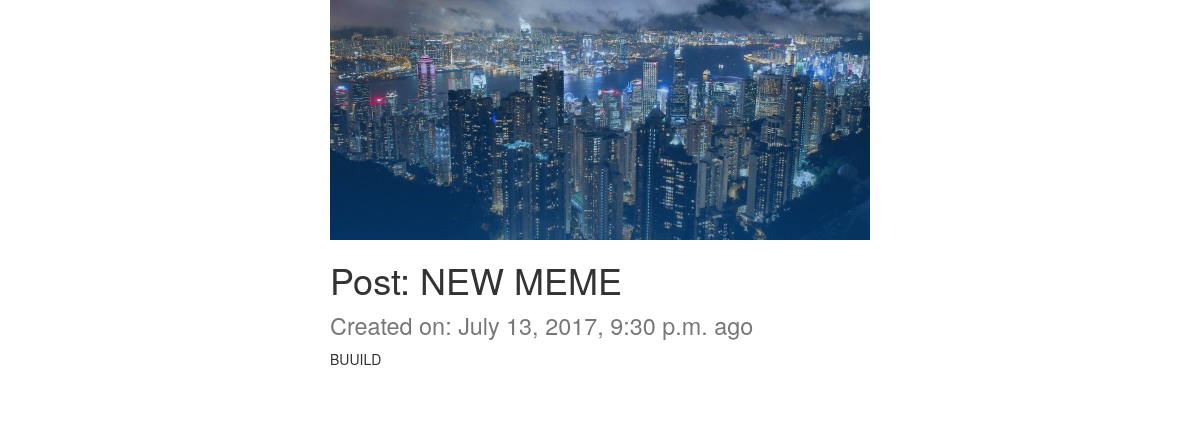
The app's page /12/ with its own data.
### qrcblog/models.py (models this page shows, shortened)
class Post(models.Model):
    title = models.CharField(max_length=120)
    image = models.ImageField(upload_to=upload_location,
            null=True, blank=True,
            height_field="height_field",
            width_field="width_field")
    height_field = models.IntegerField(default=0)
    width_field = models.IntegerField(default=0)
    body = models.TextField()
    timestamp = models.DateTimeField(auto_now=True, auto_now_add=False)
    updated = models.DateTimeField(auto_now=False, auto_now_add=True)
    class Meta:
        ordering = ["-timestamp", "-updated"]

### qrcblog/views.py (the view)
# urls.py: url(r'^(?P<id>\d+)/$', post_detail, name='detail'),
def post_detail(request, id): #retrieve
    instance = get_object_or_404(Post, id=id)
    context = {
        "title": "Detail",
        "instance": instance
    }
    return render(request, "post_detail.html", context)

### templates/post_detail.html (shortened to what this page needs)
{% extends "base.html" %}
{% block content %}
  <div class="col-sm-6 col-sm-offset-3">
    {% if instance.image %}
      <img src="{{ instance.image.url }}" class="img-responsive" alt="image">
    {% endif %}
    <h1>Post: {{instance.title}}<br> <small>Created on: {{instance.timestamp}} ago<br></small></h1>
    {{ instance.body | linebreaks }}<br>
  </div>
{% endblock %}

### static/css/base.css (style rules this page uses)
h1 { color: #777777; }

### records on screen
Post: image (picture), title "NEW MEME", timestamp "July 13, 2017, 9:30 p.m.", body "BUUILD"
